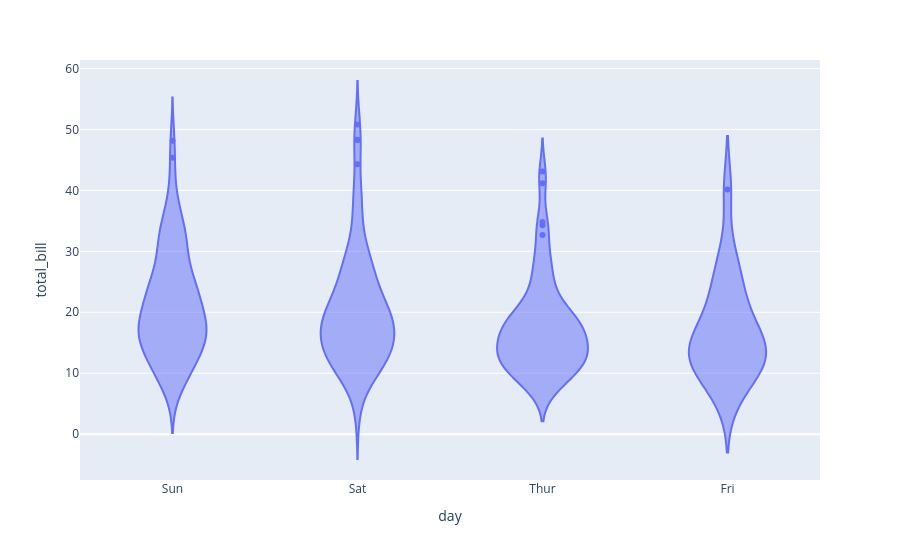

Notebook code for this chart:
### Code cell
tips=px.data.tips()
fig5=px.violin(tips,x="day",y="total_bill")
fig5.show()

### Figure 1 — Plotly figure (JSON) as saved in the notebook; plotly's stock layout.template omitted (floating-point values rounded to 4 significant figures; data arrays with more than 128 entries replaced by an {"elided": "..."} marker saying what was removed)
{"data": [{"alignmentgroup": "True", "box": {"visible": false}, "hovertemplate": "day=%{x}<br>total_bill=%{y}<extra></extra>", "legendgroup": "", "marker": {"color": "#636efa"}, "name": "", "offsetgroup": "", "orientation": "v", "scalegroup": "True", "showlegend": false, "type": "violin", "x": {"elided": "244 str values"}, "x0": " ", "xaxis": "x", "y": {"elided": "244 float values"}, "y0": " ", "yaxis": "y"}], "layout": {"legend": {"tracegroupgap": 0}, "margin": {"t": 60}, "violinmode": "group", "xaxis": {"anchor": "y", "domain": [0, 1], "title": {"text": "day"}}, "yaxis": {"anchor": "x", "domain": [0, 1], "title": {"text": "total_bill"}}}}
